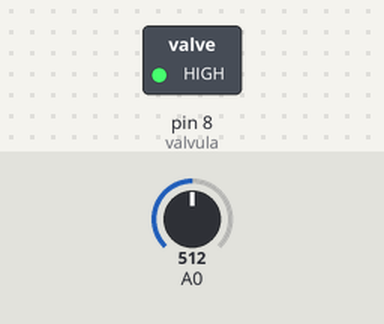
This sketch was run on a simulated Arduino Uno, built with avr-gcc and run on an emulated ATmega328P. On the bench: switched loads named in the sketch (green lamp = pin HIGH). The inputs (shaded band) are chosen by the test bench; at power-on: A0 = 512.

Above: at 4.8 s.
4.9 s: A0 set to 590
9.9 s: A0 set to 616
At 12.7 s:
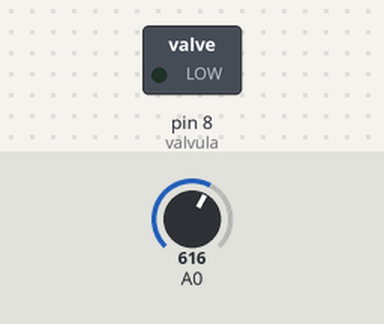
18.5 s: A0 set to 511
At 19.0 s:
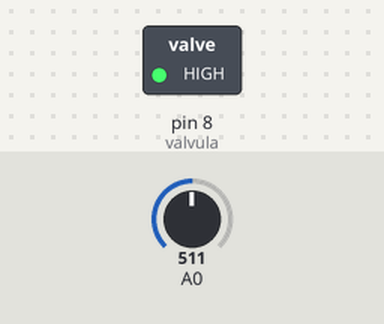
Timing chart, 0 to 21.5 s (numbered marks = the images above; inputs shaded):
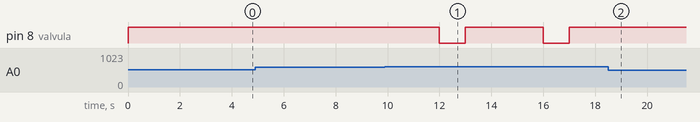

The sketch:

irrigador.ino
```cpp
int valvula = 8; // sinal do rele para válvula

void setup() {
  pinMode(valvula, OUTPUT); // declara válvula como saída
}

void loop() {

 // Leitura do sensor no pino A0 e armazenamento em SensorValue

 int sensorValue = analogRead(A0);

 // verifica se valor de leitura está acima de 600 (umido abaixo de 600  e seco até 1023)

 if (sensorValue > 600){
   // se sim, libera água por 1s
   digitalWrite(valvula,LOW);
   delay(1000);
   digitalWrite(valvula,HIGH); // desliga válvula
 }

 else{
 // se não, interrompe a passagem de água
   digitalWrite(valvula,HIGH);
   delay(1000);
  }
  delay(3000); // Aguarda 3s para verificar se solo está umido novamente
}
```

Measured:
- the behaviour switches between 600 and 601 on A0 (found by bisection; images 0 and 1)
- after the input at 4.9 s, every drawn part: stays the same
- after the input at 9.9 s, pin 8 (valvula): alternates HIGH for 3.0 s and LOW for 1.0 s, starting after 2.1 s
- after the input at 18.5 s, pin 8 (valvula): stops changing and stays HIGH
